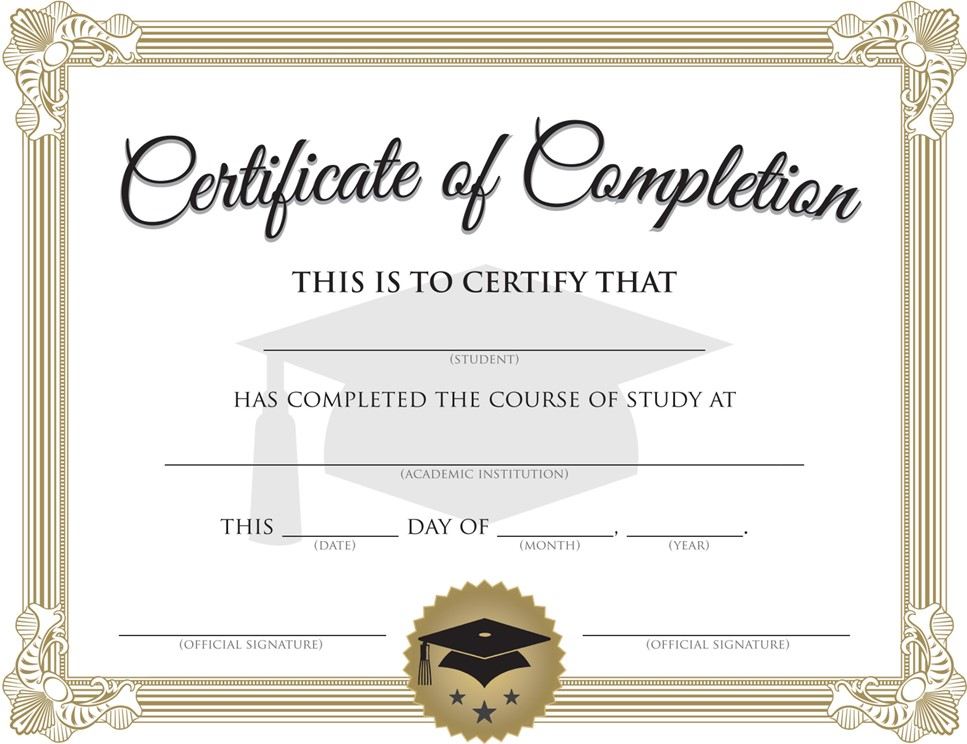
#> input picture CerfiticateTemplate.jpg, 967 x 744 px
$ python generateNFT_Certificate.py
#> lines starting #> are read from the running program, lines starting #| are printed output that depends on the picture
import cv2
import numpy as np
from datetime import datetime

def align_text(img, text, font, font_scale, font_color, thickness, align='left', baseline=False):
    # Get text size
    text_size = cv2.getTextSize(text, font, font_scale, thickness)[0]

    # Define alignment
    if align == 'center':
        text_x = (img.shape[1] - text_size[0]) // 2
    elif align == 'right':
        text_x = img.shape[1] - text_size[0] - 10  # 10 pixels from right edge
    else:  # 'left' or any other value
        text_x = 10  # 10 pixels from left edge

    # Get y coordinate
    text_y = (img.shape[0] + text_size[1]) // 2

    # Draw text
    if baseline:
        cv2.putText(img, text, (text_x, text_y), font, font_scale, font_color, thickness, cv2.LINE_AA)
    else:
        cv2.putText(img, text, (text_x, text_y - text_size[1]), font, font_scale, font_color, thickness, cv2.LINE_AA)

def create_study_certificate(template_path, output_path, name, course, date):
    # Load the certificate template
#> called with template_path = 'CerfiticateTemplate.jpg', output_path = 'study_certificate_nft.png', name = 'Stan Edgar', course = 'Compound V', date = 'January 5, 1903'
    template = cv2.imread(template_path)
#> template is the input picture: shape (744, 967, 3); mean B, G, R 225.6, 231.4, 233.5

    # Define the font
    font = cv2.FONT_HERSHEY_SCRIPT_COMPLEX
    font_scale = 1
    font_color = (0, 0, 0)  # Black color
    thickness = 1

    # Add name
    name_img = template[300:410, :]  # Adjust this slice as needed
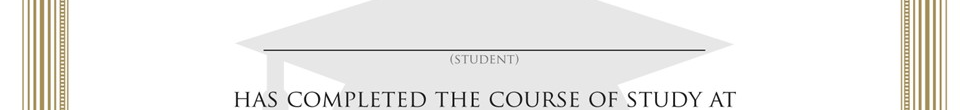
#> name_img: shape (110, 967, 3); mean B, G, R 234.3, 236.7, 237.5
    align_text(name_img, name, font, font_scale, font_color, thickness, align='center')

    # Add course
    course_img = template[400:540, :]  # Adjust this slice as needed
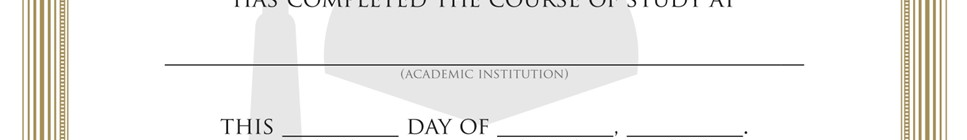
#> course_img: shape (140, 967, 3); mean B, G, R 236.8, 239.2, 240.1
    align_text(course_img, course, font, font_scale, font_color, thickness, align='center')

    # Add date
    date_obj = datetime.strptime(date, "%B %d, %Y")
    day_img = template[500:580,271:410]
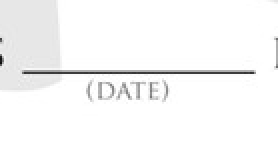
#> day_img: shape (80, 139, 3) (shown 2 times larger); min 15, max 255, mean 247.7
    month_img = template[500:580,490:620]
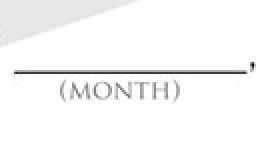
#> month_img: shape (80, 130, 3) (shown 2 times larger); mean B, G, R 247.8, 247.8, 247.8
    year_img = template[500:580,620:755]
    align_text(day_img,str(date_obj.day),font,0.75,font_color,thickness,align='center')
    align_text(month_img,str(date_obj.strftime("%B")),font,0.8,font_color,thickness,align='center')
    align_text(year_img,str(date_obj.year),font,0.75,font_color,thickness,align='center')
#> in align_text (call 5), `cv2.putText(img, text, (text_x, text_y - text_size[1]), font, font_sca..`:
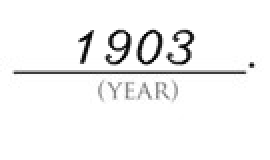
#> img: shape (80, 135, 3) (shown 2 times larger); min 1, max 255, mean 244.2

    # Add a unique identifier (for NFT purposes)
    unique_id = np.random.randint(10000, 99999)
    id_img = template[0:100, :]  # Top of the image
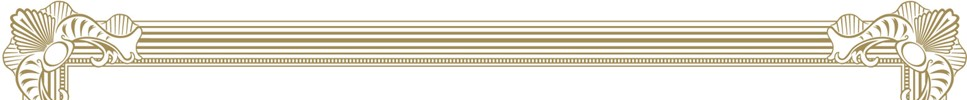
#> id_img: shape (100, 967, 3); mean B, G, R 216.7, 229, 233
    align_text(id_img, f"NFT ID: {unique_id}", font, 0.5, font_color, 1, align='right')

    # Save the result
    cv2.imwrite(output_path, template)
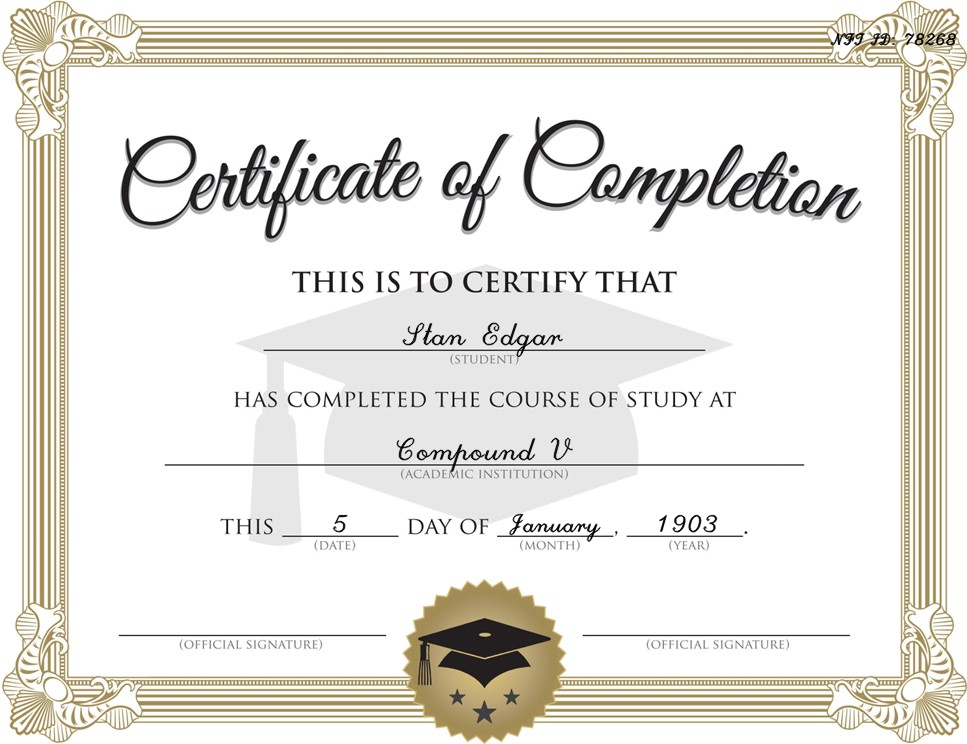
#> saved as study_certificate_nft.png: shape (744, 967, 3); mean B, G, R 224.7, 230.5, 232.7

    print(f"Certificate created with NFT ID: {unique_id}")


# Usage
template_path = "CerfiticateTemplate.jpg"
output_path = "study_certificate_nft.png"
student_name = "Stan Edgar"
course_name = "Compound V"
completion_date = "January 5, 1903"

create_study_certificate(template_path, output_path, student_name, course_name, completion_date)
